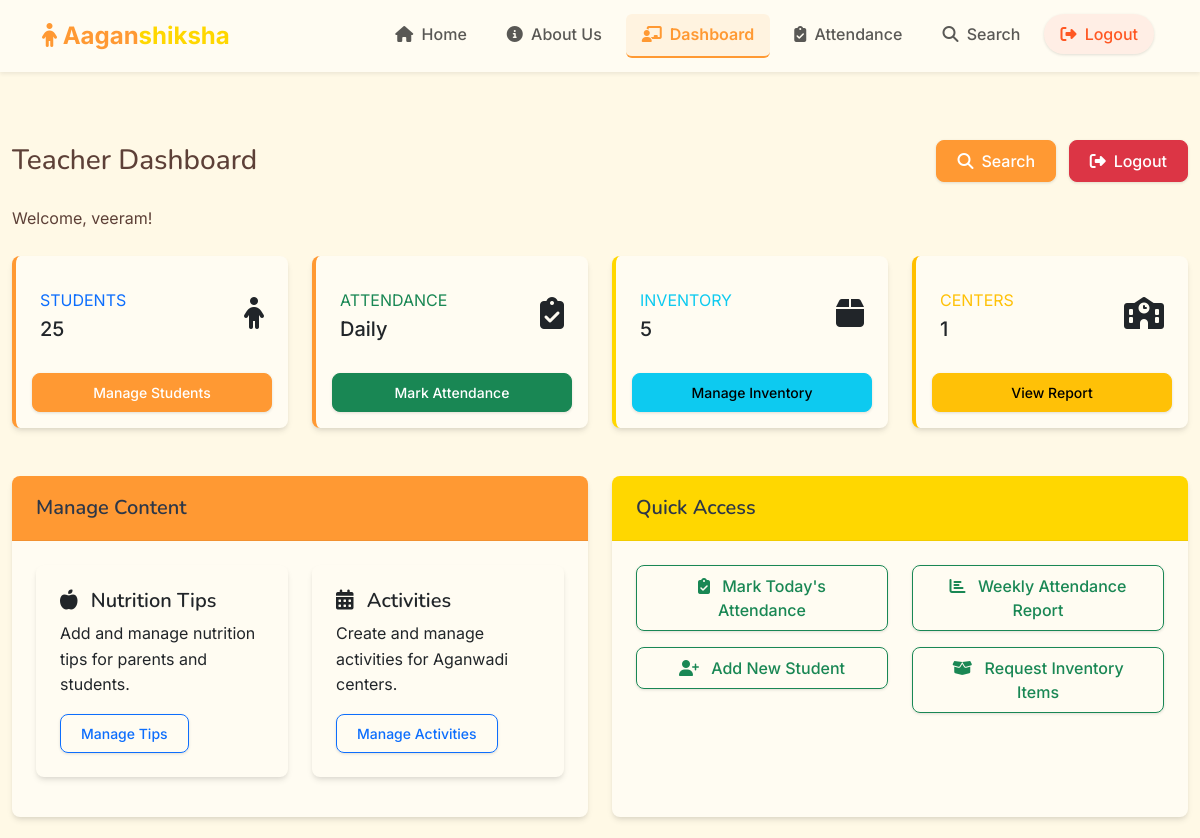
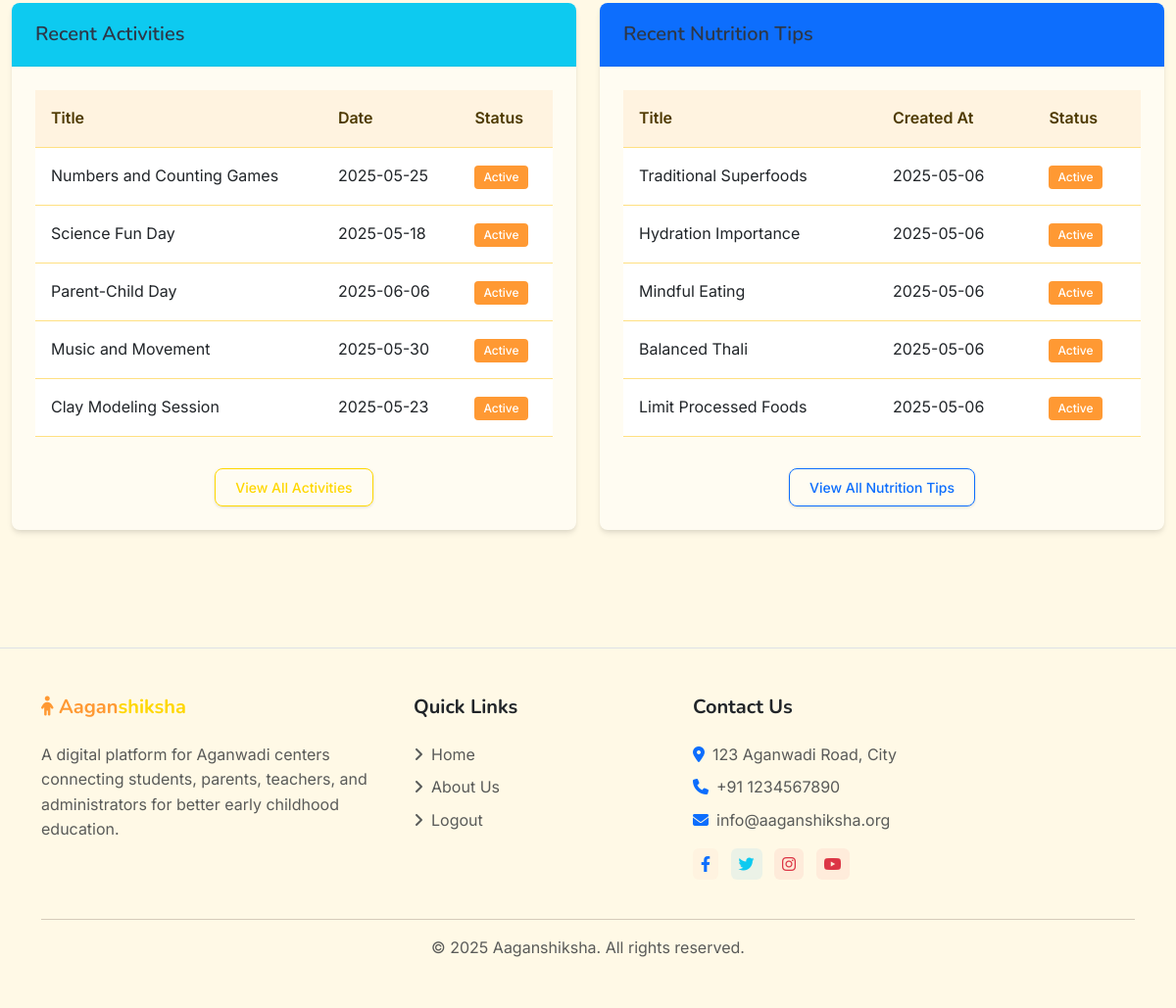
The app's page /teacher/dashboard (signed in) with its own data (2 pictures, top to bottom).
### models.py (models this page shows, shortened)
class User(UserMixin, db.Model):
    id = db.Column(db.Integer, primary_key=True)
    username = db.Column(db.String(64), unique=True, nullable=False)
    email = db.Column(db.String(120), unique=True, nullable=False)
    password_hash = db.Column(db.String(256), nullable=False)
    role = db.Column(db.String(20), nullable=False)  # 'admin', 'teacher'
    aadhar_number = db.Column(db.String(12), unique=True, nullable=False)
    phone_number = db.Column(db.String(15), nullable=True)
    address = db.Column(db.String(200), nullable=True)
    created_at = db.Column(db.DateTime, default=datetime.utcnow)
    center_id = db.Column(db.Integer, db.ForeignKey('center.id'), nullable=True)  # Only required for teachers
    center = db.relationship('Center', backref='teachers', lazy=True)
    complaints = db.relationship('Complaint', backref='author', lazy=True)
    nutrition_tips = db.relationship('NutritionTip', backref='created_by', lazy=True)
    activities = db.relationship('Activity', backref='created_by', lazy=True)

class Activity(db.Model):
    id = db.Column(db.Integer, primary_key=True, autoincrement=True)
    title = db.Column(db.String(100), nullable=False)
    description = db.Column(db.Text, nullable=False)
    date = db.Column(db.Date, nullable=False)
    user_id = db.Column(db.Integer, db.ForeignKey('user.id'), nullable=False)
    created_at = db.Column(db.DateTime, default=datetime.utcnow)
    updated_at = db.Column(db.DateTime, default=datetime.utcnow, onupdate=datetime.utcnow)
    is_active = db.Column(db.Boolean, default=True)

class NutritionTip(db.Model):
    id = db.Column(db.Integer, primary_key=True, autoincrement=True)
    title = db.Column(db.String(100), nullable=False)
    content = db.Column(db.Text, nullable=False)
    user_id = db.Column(db.Integer, db.ForeignKey('user.id'), nullable=False)
    created_at = db.Column(db.DateTime, default=datetime.utcnow)
    updated_at = db.Column(db.DateTime, default=datetime.utcnow, onupdate=datetime.utcnow)
    is_active = db.Column(db.Boolean, default=True)

### routes/teacher.py (the view)
@teacher_bp.route('/dashboard')
@login_required
@teacher_required
def dashboard():
    center_id = current_user.center_id
    center_name = "Not Assigned"
    if center_id:
        center = Center.query.get(center_id)
        center_name = center.name if center else "Unknown"
        students_count = Student.query.filter_by(center_id=center_id).count()
        inventory_count = Inventory.query.filter_by(center_id=center_id).count()
    else:
        students_count = 0
        inventory_count = 0
    centers_count = 1  # Teacher only has one center
    tips_count = NutritionTip.query.count()
    activities_count = Activity.query.count()
    recent_activities = Activity.query.order_by(Activity.created_at.desc()).limit(5).all()
    recent_tips = NutritionTip.query.order_by(NutritionTip.created_at.desc()).limit(5).all()
    return render_template('teacher/dashboard.html',
                           students_count=students_count,
                           centers_count=centers_count,
                           inventory_count=inventory_count,
                           tips_count=tips_count,
                           activities_count=activities_count,
                           recent_activities=recent_activities,
                           recent_tips=recent_tips,
                           center_name=center_name)

### templates/teacher/dashboard.html (shortened to what this page needs)
{% extends 'base.html' %}
{% block head %}
<link rel="stylesheet" href="https://cdnjs.cloudflare.com/ajax/libs/Chart.js/2.9.4/Chart.min.css">
{% endblock %}
{% block content %}
<div class="container-fluid py-4">
    <div class="row mb-4">
        <div class="col">
            <div class="d-flex justify-content-between align-items-center mb-4">
                <h1 class="h3 mb-0 text-gray-800">Teacher Dashboard</h1>
                <div>
                    <a href="{{ url_for('teacher.search') }}" class="btn btn-primary me-2">
                        <i class="fas fa-search me-2"></i>Search
                    </a>
                    <a href="{{ url_for('auth.logout') }}" class="btn btn-danger">
                        <i class="fas fa-sign-out-alt me-2"></i>Logout
                    </a>
                </div>
            </div>
            <p class="mb-0">Welcome, {{ current_user.username }}!</p>
        </div>
    </div>
    <div class="row mb-4">
        <div class="col-xl-3 col-md-6 mb-4">
            <div class="card border-left-primary h-100 py-2">
                <div class="card-body">
                    <div class="row no-gutters align-items-center">
                        <div class="col mr-2">
                            <div class="text-xs font-weight-bold text-primary text-uppercase mb-1">
                                Students</div>
                            <div class="h5 mb-0 font-weight-bold">{{ students_count }}</div>
                        </div>
                        <div class="col-auto">
                            <i class="fas fa-child fa-2x text-gray-300"></i>
                        </div>
                    </div>
                </div>
                <div class="card-footer bg-transparent border-0">
                    <a href="{{ url_for('teacher.students') }}" class="btn btn-sm btn-primary w-100">
                        Manage Students
                    </a>
                </div>
            </div>
        </div>
        <div class="col-xl-3 col-md-6 mb-4">
            <div class="card border-left-success h-100 py-2">
                <div class="card-body">
                    <div class="row no-gutters align-items-center">
                        <div class="col mr-2">
                            <div class="text-xs font-weight-bold text-success text-uppercase mb-1">
                                Attendance</div>
                            <div class="h5 mb-0 font-weight-bold">Daily</div>
                        </div>
                        <div class="col-auto">
                            <i class="fas fa-clipboard-check fa-2x text-gray-300"></i>
                        </div>
                    </div>
                </div>
                <div class="card-footer bg-transparent border-0">
                    <a href="{{ url_for('teacher.attendance') }}" class="btn btn-sm btn-success w-100">
                        Mark Attendance
                    </a>
                </div>
            </div>
        </div>
        <div class="col-xl-3 col-md-6 mb-4">
            <div class="card border-left-info h-100 py-2">
                <div class="card-body">
                    <div class="row no-gutters align-items-center">
                        <div class="col mr-2">
                            <div class="text-xs font-weight-bold text-info text-uppercase mb-1">
                                Inventory</div>
                            <div class="h5 mb-0 font-weight-bold">{{ inventory_count }}</div>
                        </div>
                        <div class="col-auto">
                            <i class="fas fa-box fa-2x text-gray-300"></i>
                        </div>
                    </div>
                </div>
                <div class="card-footer bg-transparent border-0">
                    <a href="{{ url_for('teacher.inventory') }}" class="btn btn-sm btn-info w-100">
                        Manage Inventory
                    </a>
                </div>
            </div>
        </div>
        <div class="col-xl-3 col-md-6 mb-4">
            <div class="card border-left-warning h-100 py-2">
                <div class="card-body">
                    <div class="row no-gutters align-items-center">
                        <div class="col mr-2">
                            <div class="text-xs font-weight-bold text-warning text-uppercase mb-1">
                                Centers</div>
                            <div class="h5 mb-0 font-weight-bold">{{ centers_count }}</div>
                        </div>
                        <div class="col-auto">
                            <i class="fas fa-school fa-2x text-gray-300"></i>
                        </div>
                    </div>
                </div>
                <div class="card-footer bg-transparent border-0">
                    <a href="{{ url_for('attendance.index') }}" class="btn btn-sm btn-warning w-100">
                        View Report
                    </a>
                </div>
            </div>
        </div>
    </div>
    <div class="row">
        <div class="col-xl-6 col-md-12 mb-4">
            <div class="card h-100">
                <div class="card-header" style="background-color: #FF9933; color: white;">
                    <h5 class="mb-0">Manage Content</h5>
                </div>
                <div class="card-body">
                    <div class="row">
                        <div class="col-md-6 mb-3">
                            <div class="card">
                                <div class="card-body">
                                    <h5 class="card-title">
                                        <i class="fas fa-apple-alt me-2"></i> Nutrition Tips
                                    </h5>
                                    <p class="card-text">Add and manage nutrition tips for parents and students.</p>
                                    <a href="{{ url_for('teacher.nutrition') }}" class="btn btn-outline-primary btn-sm">Manage Tips</a>
                                </div>
                            </div>
                        </div>
                        <div class="col-md-6 mb-3">
                            <div class="card">
                                <div class="card-body">
                                    <h5 class="card-title">
                                        <i class="fas fa-calendar-alt me-2"></i> Activities
                                    </h5>
                                    <p class="card-text">Create and manage activities for Aganwadi centers.</p>
                                    <a href="{{ url_for('teacher.activities') }}" class="btn btn-outline-primary btn-sm">Manage Activities</a>
                                </div>
                            </div>
                        </div>
                    </div>
                </div>
            </div>
        </div>
        <div class="col-xl-6 col-md-12 mb-4">
            <div class="card h-100">
                <div class="card-header" style="background-color: #FFD700; color: #4D3900;">
                    <h5 class="mb-0">Quick Access</h5>
                </div>
                <div class="card-body">
                    <div class="row">
                        <div class="col-md-6 mb-3">
                            <div class="d-grid">
                                <a href="{{ url_for('teacher.attendance') }}" class="btn btn-outline-success">
                                    <i class="fas fa-clipboard-check me-2"></i> Mark Today's Attendance
                                </a>
                            </div>
                        </div>
                        <div class="col-md-6 mb-3">
                            <div class="d-grid">
                                <a href="{{ url_for('attendance.index') }}" class="btn btn-outline-success">
                                    <i class="fas fa-chart-bar me-2"></i> Weekly Attendance Report
                                </a>
                            </div>
                        </div>
                        <div class="col-md-6 mb-3">
                            <div class="d-grid">
                                <a href="{{ url_for('teacher.students') }}" class="btn btn-outline-success">
                                    <i class="fas fa-user-plus me-2"></i> Add New Student
                                </a>
                            </div>
                        </div>
                        <div class="col-md-6 mb-3">
                            <div class="d-grid">
                                <a href="{{ url_for('teacher.request_inventory') }}" class="btn btn-outline-success">
                                    <i class="fas fa-box-open me-2"></i> Request Inventory Items
                                </a>
                            </div>
                        </div>
                    </div>
                </div>
            </div>
        </div>
    </div>
    <div class="row">
        <div class="col-xl-6 mb-4">
            <div class="card h-100">
                <div class="card-header bg-info text-white">
                    <h5 class="mb-0">Recent Activities</h5>
                </div>
                <div class="card-body">
                    <div class="table-responsive">
                        <table class="table table-hover">
                            <thead>
                                <tr>
                                    <th>Title</th>
                                    <th>Date</th>
                                    <th>Status</th>
                                </tr>
                            </thead>
                            <tbody>
                                {% for activity in recent_activities %}
                                    <tr>
                                        <td>{{ activity.title }}</td>
                                        <td>{{ activity.date.strftime('%Y-%m-%d') }}</td>
                                        <td>
                                            {% if activity.is_active %}
                                                <span class="badge bg-success">Active</span>
                                            {% else %}
                                                <span class="badge bg-secondary">Inactive</span>
                                            {% endif %}
                                        </td>
                                    </tr>
                                {% endfor %}
                            </tbody>
                        </table>
                    </div>
                    <div class="text-center mt-3">
                        <a href="{{ url_for('teacher.activities') }}" class="btn btn-sm btn-outline-info">View All Activities</a>
                    </div>
                </div>
            </div>
        </div>
        <div class="col-xl-6 mb-4">
            <div class="card h-100">
                <div class="card-header bg-primary text-white">
                    <h5 class="mb-0">Recent Nutrition Tips</h5>
                </div>
                <div class="card-body">
                    <div class="table-responsive">
                        <table class="table table-hover">
                            <thead>
                                <tr>
                                    <th>Title</th>
                                    <th>Created At</th>
                                    <th>Status</th>
                                </tr>
                            </thead>
                            <tbody>
                                {% for tip in recent_tips %}
                                    <tr>
                                        <td>{{ tip.title }}</td>
                                        <td>{{ tip.created_at.strftime('%Y-%m-%d') }}</td>
                                        <td>
                                            {% if tip.is_active %}
                                                <span class="badge bg-success">Active</span>
                                            {% else %}
                                                <span class="badge bg-secondary">Inactive</span>
                                            {% endif %}
                                        </td>
                                    </tr>
                                {% endfor %}
                            </tbody>
                        </table>
                    </div>
                    <div class="text-center mt-3">
                        <a href="{{ url_for('teacher.nutrition') }}" class="btn btn-sm btn-outline-primary">View All Nutrition Tips</a>
                    </div>
                </div>
            </div>
        </div>
    </div>
</div>
{% endblock %}

### records on screen
User: username "veeram"
Activity: title "Numbers and Counting Games", date "2025-05-25", is_active "Active"
Activity: title "Science Fun Day", date "2025-05-18", is_active "Active"
Activity: title "Parent-Child Day", date "2025-06-06", is_active "Active"
Activity: title "Music and Movement", date "2025-05-30", is_active "Active"
Activity: title "Clay Modeling Session", date "2025-05-23", is_active "Active"
NutritionTip: title "Traditional Superfoods", created_at "2025-05-06", is_active "Active"
NutritionTip: title "Hydration Importance", created_at "2025-05-06", is_active "Active"
NutritionTip: title "Mindful Eating", created_at "2025-05-06", is_active "Active"
NutritionTip: title "Balanced Thali", created_at "2025-05-06", is_active "Active"
NutritionTip: title "Limit Processed Foods", created_at "2025-05-06", is_active "Active"

### other values on screen
{{ students_count }} "25"
{{ inventory_count }} "5"
{{ centers_count }} "1"
{{ current_year|default(2025) }} "2025"
